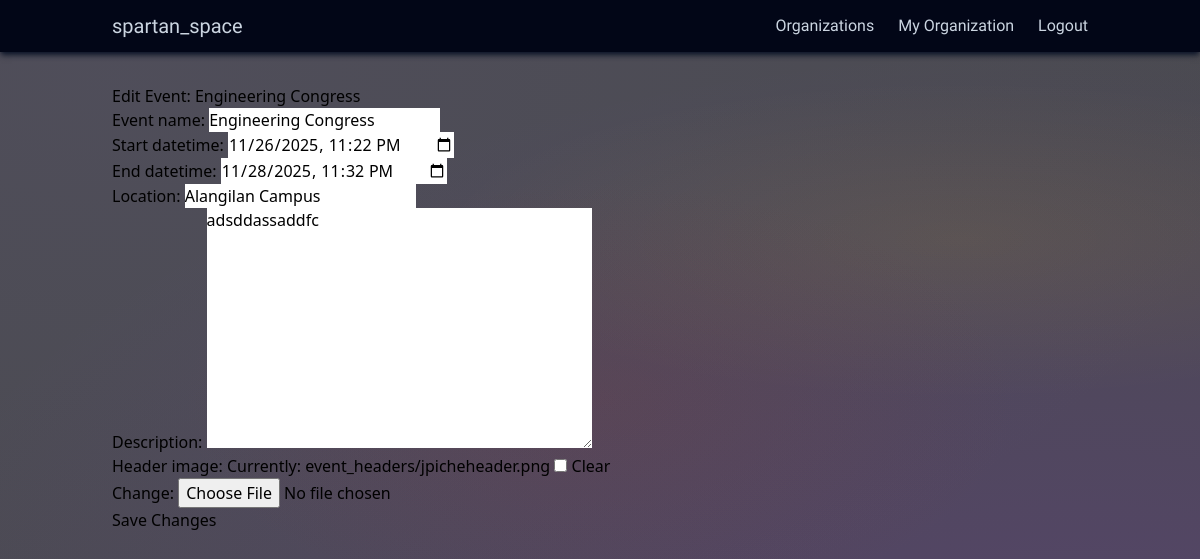
The page /user/coe/event/2/edit/ (signed in) on the database its author committed.
### user/models.py (models this page shows, shortened)
class Event(models.Model):
    organization = models.ForeignKey("Organization", on_delete=models.CASCADE, related_name="events")
    event_name = models.CharField(max_length=255)
    start_datetime = models.DateTimeField(default=timezone.now)
    end_datetime = models.DateTimeField(default=timezone.now)
    location = models.CharField(max_length=255)
    description = models.TextField(blank=True)
    header_image = models.ImageField(upload_to="event_headers/", blank=True, null=True)

### user/views.py (the view)
# urls.py: path("<str:username>/event/<int:event_id>/edit/", views.edit_event, name="edit_event"),
@login_required
def edit_event(request, username, event_id):
    event = get_object_or_404(
        Event,
        id=event_id,
        organization=request.user.organization
    )
    if request.method == "POST":
        form = EventForm(request.POST, request.FILES, instance=event)
        if form.is_valid():
            form.save()
            return redirect(
                "event_detail",
                username=event.organization.user.username,
                event_id=event.id
            )
    else:
        initial = {
            "start_datetime": event.start_datetime.astimezone(
                timezone.get_current_timezone()
            ).replace(tzinfo=None).strftime("%Y-%m-%dT%H:%M"),
            "end_datetime": event.end_datetime.astimezone(
                timezone.get_current_timezone()
            ).replace(tzinfo=None).strftime("%Y-%m-%dT%H:%M"),
        }
        form = EventForm(instance=event, initial=initial)
    return render(request, "edit_event.html", {
        "form": form,
        "event": event
    })

### user/forms.py (shortened to what this page needs)
class EventForm(forms.ModelForm):
    class Meta:
        model = Event
        fields = [
            "event_name",
            "start_datetime",
            "end_datetime",
            "location",
            "description",
            "header_image",
        ]
        widgets = {
            "start_datetime": forms.DateTimeInput(attrs={"type": "datetime-local"}),
            "end_datetime": forms.DateTimeInput(attrs={"type": "datetime-local"}),
        }

### user/templates/edit_event.html (shortened to what this page needs)
{% extends "base.html" %}
{% block content %}
<h2>Edit Event: {{ event.event_name }}</h2>
<form method="POST" enctype="multipart/form-data">
    {{ form.as_p }}
    <button type="submit">Save Changes</button>
</form>
{% endblock %}

### main/static/css/styles.css (style rules this page uses)
html, :host { line-height: 1.5; -webkit-text-size-adjust: 100%; -moz-tab-size: 4; -o-tab-size: 4; tab-size: 4; font-family: ui-sans-serif, system-ui, sans-serif, "Apple Color Emoji", "Segoe UI Emoji", "Segoe UI Symbol", "Noto Color Emoji"; font-feature-settings: normal; font-variation-settings: normal; -webkit-tap-highlight-color: transparent; }
body { margin: 0; line-height: inherit; }
h1, h2, h3, h4, h5, h6 { font-size: inherit; font-weight: inherit; }
a { color: inherit; text-decoration: inherit; }
button, input, optgroup, select, textarea { font-family: inherit; font-feature-settings: inherit; font-variation-settings: inherit; font-size: 100%; font-weight: inherit; line-height: inherit; letter-spacing: inherit; color: inherit; margin: 0; padding: 0; }
button, select { text-transform: none; }
button, input:where([type='button']), input:where([type='reset']), input:where([type='submit']) { -webkit-appearance: button; background-color: transparent; background-image: none; }
blockquote, dl, dd, h1, h2, h3, h4, h5, h6, hr, figure, p, pre { margin: 0; }
textarea { resize: vertical; }
input::placeholder, textarea::placeholder { opacity: 1; color: #9ca3af; }
button, [role="button"] { cursor: pointer; }
.northern-aurora { position: relative; min-height: 100vh; width: 100%; --tw-bg-opacity: 1; background-color: rgb(0 0 0 / var(--tw-bg-opacity, 1)); background: radial-gradient(ellipse 70% 55% at 50% 50%, rgba(140, 50, 50, 0.15), transparent 50%), radial-gradient(ellipse 160% 130% at 10% 10%, rgba(117, 104, 161, 0.12), transparent 60%), radial-gradient(ellipse 160% 130% at 90% 90%, rgba(138, 43, 226, 0.18), transparent 65%), radial-gradient(ellipse 110% 50% at 80% 30%, rgba(255, 215, 0, 0.08), transparent 40%), #4a4a50; }

### rows shown on the page
Event: event_name "Engineering Congress", start_datetime "11/26/2025 23:22", end_datetime "11/28/2025 23:32", location "Alangilan Campus", description "adsddassaddfc"
